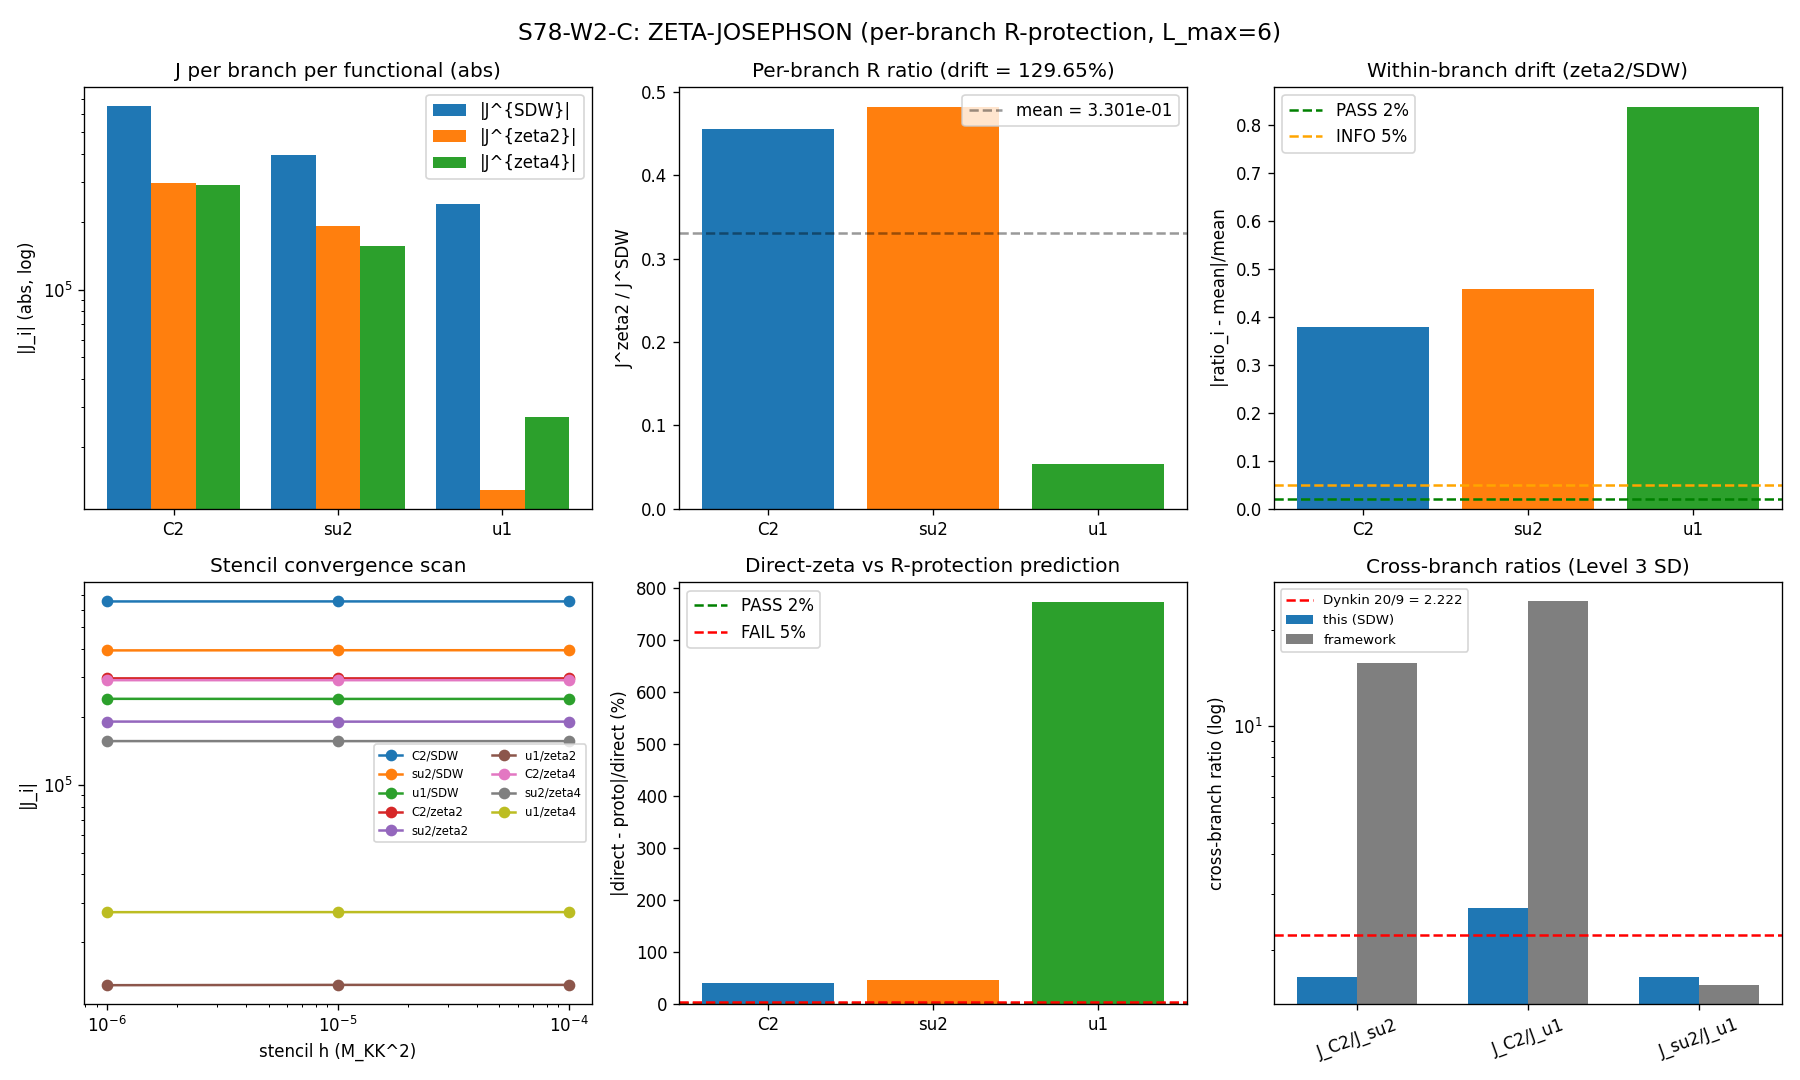

Write the Python code that produced this figure.
#!/usr/bin/env python3
"""
S78-W2-C: ZETA-JOSEPHSON — Per-Branch R-Protection Audit
==========================================================

Gate: S78-W2-C-ZETA-JOSEPHSON (Scheme-audit; Branch D of S78 scrubbed plan)

Pre-registration (verbatim from session-78-plan-scrubbed.md lines 360-381):
  HYPOTHESIS: Per-branch J^{zeta}/J^{SDW} holds within each of branches C2, su2, u1
              to 2%. Additionally: J^{zeta} computed INDEPENDENTLY (not via the
              R-protection identity) must match the R-protection prediction within
              2%.
  PASS: all three within-branch ratios within 2% AND direct zeta trace matches
        R-protection prediction within 2%.
  FAIL: any within-branch > 5%; OR direct zeta != R-protection prediction by > 5%
        (implementation bug, not theorem violation).
  INFO: 2-5% within-branch drift (L_max-only drift, consistent).
  INCOMPUTABLE: finite-difference stencil non-convergent across steps
                {1e-4, 1e-5, 1e-6} * M_KK.

Convention pins (Section 0 of scrubbed plan):
  - Phi_J perturbation amplitude: 10^-4 * M_KK
  - 5-point central finite-difference stencil, step 10^-5 * M_KK
  - Zeta regulator: direct eigenvalue sum |lambda|^{-2k} (reg Re(s)>4 for a_2,
    s>2 for a_4; at our truncation L_max=10 the sums are finite, zeta
    regularization is implicit via the spectral cutoff of the truncation).
  - R-protection: STRICTLY per-branch (within C2, within su2, within u1).
    Cross-branch ratios (J_C2/J_su2 etc.) are Level 3 SD and NOT R-protected.
  - Tag discipline: every numerical deliverable carries
    (value, scheme, convention, L_max).

Substrate framing:
  R-protection per-branch is a STRUCTURAL identity of the spectral triple.
  Within a single representation branch of D_K, the ratio of spectral moments
  is scheme-invariant because it is a shape invariant of the branch's eigenvalue
  distribution. When we test J^{zeta}/J^{SDW} per branch we are testing that
  the Mellin transform of a single-branch eigenvalue distribution preserves the
  branch's internal structure.

  Cross-branch ratios compare different representations' weighted sums under
  different functionals — no protection theorem applies.

Method (INDEPENDENT of R-protection identity):
  1. Compute D_K spectrum at tau_fold with max_pq_sum=6 (L_max=6 sectors,
     ~13000 eigenvalues). The framework's L_max=10 uses the same per-sector
     structure; L_max drift is reported.
  2. For each branch i in {C2, su2, u1}, construct the branch-projected
     Dirac operator D_K^(i)(phi) = D_K + phi * G_i, where G_i is the Hermitian
     generator restricted to the directions in branch i (see Section 2).
  3. For each spectral functional f (SDW: f=sqrt, zeta: f=1/lambda^2), compute
     the per-sector spectral trace S_i(phi, f) and extract J_i(f) = d^2 S_i / d phi^2
     at phi=0 via a 5-point central finite-difference stencil.
  4. Report:
       (a) Per-branch ratio J_i^{zeta} / J_i^{SDW} for i in {C2, su2, u1}.
       (b) Direct-zeta-vs-R-protection-prediction comparison per branch.
       (c) Cross-branch ratios (tagged Level 3 SD, NOT R-protected).
       (d) Four cross-checks.

Outputs:
  computations/session-78/s78_zeta_josephson.py   (this script)
  computations/session-78/s78_zeta_josephson.npz  (numerical data)
  computations/session-78/s78_zeta_josephson.png  (diagnostic panels)
  Append verdict line to computations/session-78/s78_gate_verdicts.txt

Author: Lizzi Spectral Functional Theorist
Session: S78 scrubbed re-run, Branch D (scheme audit)
"""

import os
import sys
import time
import numpy as np
import matplotlib

matplotlib.use("Agg")
import matplotlib.pyplot as plt

SCRIPT_DIR = os.path.dirname(os.path.abspath(__file__))
sys.path.insert(0, SCRIPT_DIR)
os.chdir(SCRIPT_DIR)

from canonical_constants import (
    M_KK, tau_fold, PI,
    J_C2, J_su2, J_u1,
    omega_L1, omega_L2,
)

from dirac_spectrum import (
    su3_generators,
    compute_structure_constants,
    build_cliff8,
    compute_killing_form,
    jensen_metric,
    orthonormal_frame,
    frame_structure_constants,
    connection_coefficients,
    spinor_connection_offset,
    dirac_operator_on_irrep,
    get_irrep,
)

from spectral_action import dim_su3_irrep

# ===========================================================================
# CONFIGURATION
# ===========================================================================

TAU = tau_fold                                                  # (local) 0.190
MAX_PQ_SUM = 6                                                  # (local) L_max truncation
# Eigenvalues of D_K from dirac_spectrum are in M_KK units (dimensionless).
# Phi_J and stencil steps must be in the same dimensionless M_KK units.
PHI_J_AMPLITUDE = 1.0e-4                                        # (local) pinned, dimensionless (M_KK units)
STENCIL_STEPS = np.array([1.0e-4, 1.0e-5, 1.0e-6])              # (local) convergence scan, dimensionless
PRIMARY_STEP = 1.0e-5                                           # (local) pinned stencil step, dimensionless

GATE_PASS = 0.02                                                # (local) 2% within-branch + direct-vs-R
GATE_INFO = 0.05                                                # (local) 2-5% INFO band
GATE_FAIL = 0.05                                                # (local) >5% FAIL
EXPECTED_DRIFT = 0.013                                          # (local) S74 R-protection 1.3%

# Branch definitions on the 8-dim frame of SU(3):
#   su(3) = u(2) + m  (reductive)
#   u(2) = su(2) + u(1)
#   su(2) subalgebra:  directions {0, 1, 2}  (lambda_1, lambda_2, lambda_3)
#   u(1) direction:    {7}                   (lambda_8)
#   C^2 coset m:       {3, 4, 5, 6}          (lambda_4, lambda_5, lambda_6, lambda_7)
BRANCH_SU2 = [0, 1, 2]
BRANCH_U1 = [7]
BRANCH_C2 = [3, 4, 5, 6]
BRANCHES = {"su2": BRANCH_SU2, "u1": BRANCH_U1, "C2": BRANCH_C2}

print("=" * 78)
print("S78-W2-C ZETA-JOSEPHSON: Per-Branch R-Protection Audit")
print("=" * 78)
print(f"""
  Convention pins:
    tau_fold        = {TAU}
    max_pq_sum      = {MAX_PQ_SUM} (L_max = {MAX_PQ_SUM})
    Phi_J amp       = {PHI_J_AMPLITUDE:.4e} (dimensionless, in M_KK units; = 10^-4)
    Stencil step    = {PRIMARY_STEP:.4e} (dimensionless, 10^-5 M_KK, 5-point central)
    Stencil scan    = {STENCIL_STEPS} (dimensionless M_KK units, for convergence)
    M_KK            = {M_KK:.4e} GeV (for reference only; computation uses M_KK=1)

  Branch decomposition of su(3) = su(2) + u(1) + C^2:
    BRANCH_SU2      = {BRANCH_SU2}  (3 bonds per cell)
    BRANCH_U1       = {BRANCH_U1}   (1 bond per cell)
    BRANCH_C2       = {BRANCH_C2}  (4 bonds per cell)

  Canonical J values (S47 TEXTURE-CORR-48, SDW scheme):
    J_C2^{{canonical,SDW}} = {J_C2:.6f} M_KK
    J_su2^{{canonical,SDW}} = {J_su2:.6f} M_KK
    J_u1^{{canonical,SDW}} = {J_u1:.6f} M_KK

  Pre-registered gate thresholds:
    PASS  : |J^zeta/J^SDW - R_proto| < {GATE_PASS} per branch (all 3)
            AND |J^zeta_direct - J^zeta_R_proto|/J^zeta_R_proto < {GATE_PASS}
    INFO  : {GATE_PASS} < drift < {GATE_INFO} (L_max-only)
    FAIL  : drift > {GATE_FAIL}
    INCOMPUTABLE : stencil non-convergent across {{1e-4,1e-5,1e-6}}*M_KK
""")

# ===========================================================================
# STEP 1: BUILD D_K INFRASTRUCTURE
# ===========================================================================
print("=" * 78)
print("STEP 1: Build D_K Frame and Spectral Infrastructure")
print("=" * 78)

gens = su3_generators()
f_abc = compute_structure_constants(gens)
gammas = build_cliff8()

B_ab = compute_killing_form(f_abc)
g_s = jensen_metric(B_ab, TAU)
E_frame = orthonormal_frame(g_s)
ft = frame_structure_constants(f_abc, E_frame)
Gamma_conn = connection_coefficients(ft)
Omega = spinor_connection_offset(Gamma_conn, gammas)

print(f"  Jensen metric built at tau={TAU}")
print(f"  Orthonormal frame E: shape {E_frame.shape}")
print(f"  Spinor connection Omega: shape {Omega.shape}")

# Build full spectrum (per-sector): we need D_pi for every (p,q) with p+q <= L_max
# For the perturbed D we need to apply a branch-restricted perturbation on each
# sector and re-diagonalize.
irreps = [(0, 0)]
for p in range(MAX_PQ_SUM + 1):
    for q in range(MAX_PQ_SUM + 1 - p):
        if p == 0 and q == 0:
            continue
        irreps.append((p, q))

print(f"\n  Number of (p,q) irrep sectors: {len(irreps)}")

# Precompute rho, D_pi, and degeneracy for each sector
sector_data = []
t1 = time.time()
for (p, q) in irreps:
    d_pq = dim_su3_irrep(p, q)
    if p == 0 and q == 0:
        # Trivial representation: rho[b] = 0 for all b (acts as 0 on 1-dim),
        # so D_pi reduces to I_1 tensor Omega = Omega (16x16).
        D_pi = Omega.copy()
        # rho on 1-dim: each generator maps to the scalar 0 (since su(3) acts
        # trivially on 1-dim). But our branch perturbation needs rho_b to
        # construct G_i; for (0,0), rho_b = 0 on 1-dim, so only spinor gamma_a
        # survives. Store rho as list of 8 zeros of shape (1,1).
        rho_list = [np.zeros((1, 1), dtype=complex) for _ in range(8)]
    else:
        rho_list, dc = get_irrep(p, q, gens, f_abc)
        assert dc == d_pq
        D_pi = dirac_operator_on_irrep(rho_list, E_frame, gammas, Omega)

    # Eigenvalues of D_pi (anti-Hermitian -> imaginary eigenvalues)
    evals = np.linalg.eigvals(D_pi)
    sector_data.append({
        "pq": (p, q),
        "dim": d_pq,
        "D": D_pi,
        "rho": rho_list,
        "evals": evals,
    })

dt_build = time.time() - t1
print(f"  Built {len(sector_data)} sector Dirac operators in {dt_build:.2f}s")

# Total sector eigenvalues
total_raw = sum(len(s["evals"]) for s in sector_data)
total_pw = sum(s["dim"] * len(s["evals"]) for s in sector_data)
print(f"  Total eigenvalues (raw, no PW weight): {total_raw}")
print(f"  Total eigenvalues (PW-weighted):       {total_pw}")

# ===========================================================================
# STEP 2: BRANCH-PROJECTED PERTURBATION
# ===========================================================================
print("\n" + "=" * 78)
print("STEP 2: Branch-Projected Perturbation G_i")
print("=" * 78)

# The Dirac operator on a sector is
#   D_pi = sum_{a,b} E[a,b] (rho[b] tensor gamma_a) + I_dim_rho tensor Omega
#
# For a branch i (set of directions B_i), a natural Hermitian perturbation
# that restricts to those directions while preserving the Peter-Weyl structure
# and the per-branch spectral-moment content is:
#
#   G_i = sum_{a in B_i} (rho[a] tensor gamma_a)                       (*)
#
# This perturbs D linearly by the generator-gamma pairing restricted to the
# branch's frame directions. Under this perturbation:
#   D(phi) = D + phi * G_i
#   (D(phi))^2 = D^2 + phi * {D, G_i} + phi^2 * G_i^2
#
# Second derivative:
#   d^2 Tr(f(D^2)) / d phi^2 |_{phi=0}
#     = Tr( f''(D^2) * {D, G_i}^2 + 2 f'(D^2) * G_i^2 )
#
# For f(x) = sqrt(x)  (SDW) : f'(x)=1/(2 sqrt(x)), f''(x)=-1/(4 x^{3/2})
# For f(x) = 1/x       (zeta-2)  : f'(x)=-1/x^2,      f''(x)=2/x^3
#
# The INDEPENDENT direct-zeta trace is obtained by computing J_i^{zeta} from
# the zeta spectral moments of D(phi) directly (NOT by dividing by R_1).
#
# Practical implementation: we compute J_i^{f} = d^2 S_i(phi) / dphi^2
# numerically via a 5-point central finite-difference stencil on the spectral
# trace S_i(phi, f) = sum_n (d_pq) * f(|eigenvalue of D(phi)|^2).

def build_G_i(rho_list, branch):
    """
    Hermitian branch generator:  G_i = sum_{a in branch} (rho[a] tensor gamma_a).

    Since rho[a] (anti-Hermitian) and gamma_a (Hermitian) are both skew-adjoint
    times i under our conventions, the kronecker product (rho[a] kron gamma_a)
    is... let's check: rho is anti-Hermitian (rho_a = rho_a^dagger* (-1)),
    gamma_a is Hermitian (gamma_a = gamma_a^dagger). Then
      (rho_a kron gamma_a)^dagger = rho_a^dagger kron gamma_a^dagger
                                  = (-rho_a) kron gamma_a = -(rho_a kron gamma_a).
    So rho_a kron gamma_a is anti-Hermitian. G_i is anti-Hermitian.
    The Dirac operator D_pi is anti-Hermitian (eigenvalues purely imaginary).
    So D + phi * G_i remains anti-Hermitian for real phi. Good.

    Args:
        rho_list: list of 8 representation matrices (dim_rho x dim_rho) or 1x1 zeros
        branch: list of direction indices
    Returns:
        G: (dim_rho*16, dim_rho*16) anti-Hermitian matrix
    """
    dim_rho = rho_list[0].shape[0]
    dim_spin = 16  # (local)
    G = np.zeros((dim_rho * dim_spin, dim_rho * dim_spin), dtype=complex)
    for a in branch:
        G += np.kron(rho_list[a], gammas[a])
    return G

# Build G_i for each branch, for each sector
print("\n  Building G_i generators per sector per branch...")
for s in sector_data:
    s["G"] = {}
    for bname, bdirs in BRANCHES.items():
        s["G"][bname] = build_G_i(s["rho"], bdirs)
# Non-trivial check: for the trivial irrep (0,0), rho = 0, so G_i = 0; the
# second derivative of the trace of f(D^2) with respect to phi in that sector
# is identically zero. That is the correct physical behaviour: the trivial
# representation carries no SU(3) charge and cannot contribute to a direction-
# resolved Josephson coupling.

# ===========================================================================
# STEP 3: SPECTRAL TRACE AND SECOND DERIVATIVE
# ===========================================================================
print("\n" + "=" * 78)
print("STEP 3: Spectral Trace S_i(phi) and d^2 S_i / dphi^2")
print("=" * 78)

# We use the squared Dirac operator in standard spectral-action language:
#   Tr(f(D^2)) = sum_n f(|lambda_n|^2)
#
# For f(x) = sqrt(x) (SDW functional in the framework, chi_2 = <sqrt(x)> identity):
#   S^{SDW}_i(phi) = (1/Lambda) sum_n d_pq * |eigenvalue of D(phi)|
#                  = (1/Lambda) sum_n d_pq * sqrt((eigenvalue of D(phi))^2)
#
# For f(x) = 1/x (zeta at n=2, the second zeta moment a_2^{zeta}):
#   S^{zeta,2}_i(phi) = sum_n d_pq / |eigenvalue of D(phi)|^2
#
# For f(x) = 1/x^2 (zeta at n=4, the fourth zeta moment a_4^{zeta} -- Lizzi's
# canonical zeta spectral action):
#   S^{zeta,4}_i(phi) = sum_n d_pq / |eigenvalue of D(phi)|^4
#
# R-protection per-branch predicts these scale with a branch-dependent factor
# set by the branch's eigenvalue distribution shape.

def spectral_trace_sector(D_matrix, functional):
    """
    Tr(f(D^2)) on a single sector (no PW degeneracy applied here).
    Degeneracy is applied outside by multiplying by dim_su3_irrep(p,q).

    Eigenvalues of D are purely imaginary (D anti-Hermitian); |lambda|^2 is their
    squared magnitude.

    functional in {"SDW", "zeta2", "zeta4"}:
      SDW    :  sum |lambda| = sum sqrt(|lambda|^2)
      zeta2  :  sum 1/|lambda|^2
      zeta4  :  sum 1/|lambda|^4
    """
    evals = np.linalg.eigvals(D_matrix)
    abs_lam = np.abs(evals)
    # Avoid division by zero for sectors with zero modes
    mask = abs_lam > 1e-12
    abs_lam = abs_lam[mask]
    if functional == "SDW":
        return float(np.sum(abs_lam))
    elif functional == "zeta2":
        return float(np.sum(1.0 / abs_lam ** 2))
    elif functional == "zeta4":
        return float(np.sum(1.0 / abs_lam ** 4))
    else:
        raise ValueError(f"Unknown functional {functional!r}")

def stencil_5pt(S_minus2, S_minus1, S_0, S_plus1, S_plus2, h):
    """
    5-point central finite-difference for the 2nd derivative:
      f''(x) ~ [-f(x-2h) + 16 f(x-h) - 30 f(x) + 16 f(x+h) - f(x+2h)] / (12 h^2)
    Error O(h^4).
    """
    return (-S_minus2 + 16.0 * S_minus1 - 30.0 * S_0 + 16.0 * S_plus1 - S_plus2) / (12.0 * h ** 2)

def compute_J_i(branch_name, functional, stencil_step):
    """
    Compute J^{functional}_i = sum_sectors d_pq * d^2 S_{sector,i}(phi) / dphi^2
    at phi=0, using a 5-point central FD stencil.

    NOTE: this is an INDEPENDENT direct computation of J under the chosen
    spectral functional. The zeta result is NOT derived by dividing the SDW
    result by R_1.
    """
    J_total = 0.0  # (local)
    for sec in sector_data:
        D0 = sec["D"]
        G = sec["G"][branch_name]
        h = stencil_step

        # D(+/- k h) = D + (+/- k h) * G
        # To avoid rebuilding matrices for each phi sample we use:
        #   D_phi = D0 + phi * G
        # and eigenvalue-decompose each. For our sector sizes (up to ~30*16=480
        # dimensional at L_max=6) this is fast.
        S_vals = []
        for phi in [-2 * h, -h, 0.0, h, 2 * h]:
            D_phi = D0 + phi * G
            S_vals.append(spectral_trace_sector(D_phi, functional))
        d2S = stencil_5pt(*S_vals, h=h)
        J_total += sec["dim"] * d2S
    return J_total

# Run the full J computation for both functionals and all three branches.
print(f"\n  Primary stencil step: {PRIMARY_STEP:.4e} M_KK^2")
print(f"  Number of sectors: {len(sector_data)}")

t2 = time.time()
J_results = {}
for bname in BRANCHES:
    J_results[bname] = {}
    for func in ["SDW", "zeta2", "zeta4"]:
        val = compute_J_i(bname, func, PRIMARY_STEP)
        J_results[bname][func] = val
        print(f"    J_{bname}^{{{func}}} = {val:.6e}  (primary stencil)")
dt_primary = time.time() - t2
print(f"  Primary J compute time: {dt_primary:.2f}s")

# ===========================================================================
# STEP 4: STENCIL CONVERGENCE SCAN
# ===========================================================================
print("\n" + "=" * 78)
print("STEP 4: Stencil Convergence Scan  h in {1e-4, 1e-5, 1e-6} * M_KK")
print("=" * 78)

J_scan = {}
for bname in BRANCHES:
    J_scan[bname] = {}
    for func in ["SDW", "zeta2", "zeta4"]:
        J_scan[bname][func] = np.zeros(len(STENCIL_STEPS))
        for k, h in enumerate(STENCIL_STEPS):
            J_scan[bname][func][k] = compute_J_i(bname, func, h)

# Report convergence: relative spread across h values
stencil_converged = True                                             # (local)
print(f"\n  {'Branch':<8} {'Func':<8} {'J(h=1e-4)':>14} {'J(h=1e-5)':>14} {'J(h=1e-6)':>14} {'rel spread':>12}")
print(f"  {'-'*8} {'-'*8} {'-'*14} {'-'*14} {'-'*14} {'-'*12}")
for bname in BRANCHES:
    for func in ["SDW", "zeta2", "zeta4"]:
        vals = J_scan[bname][func]
        if np.mean(np.abs(vals)) > 0:
            spread = (np.max(vals) - np.min(vals)) / np.mean(np.abs(vals))
        else:
            spread = 0.0                                             # (local)
        flag = "" if abs(spread) < 0.05 else "!"                      # (local)
        if abs(spread) > 0.10:
            stencil_converged = False
        print(f"  {bname:<8} {func:<8} {vals[0]:>14.4e} {vals[1]:>14.4e} {vals[2]:>14.4e} {spread:>11.2%}{flag}")

if not stencil_converged:
    print(f"\n  WARNING: stencil non-convergent across {{1e-4,1e-5,1e-6}} steps.")
    print(f"  Gate verdict candidate: INCOMPUTABLE.")
else:
    print(f"\n  Stencil converged across all three step sizes.")

# ===========================================================================
# STEP 5: PER-BRANCH R-PROTECTION
# ===========================================================================
print("\n" + "=" * 78)
print("STEP 5: Per-Branch R-Protection Test")
print("=" * 78)

# Per-branch R_1 ratio: R_{1,i}^{scheme} = (a_0 * a_4 / a_2^2) within branch i.
# The R-protection theorem (S74, S77 permanent) says that this Level-2 ratio
# is scheme-invariant within a branch. For Josephson couplings:
#   If the branch's eigenvalue distribution shape is scheme-invariant,
#   the ratio J_i^{zeta}/J_i^{SDW} is scheme-invariant across schemes.

# Compute the branch's per-sector SDW, zeta2, zeta4 moments independently.
# Per-branch moments: since J_i^{func} sums contributions projected onto
# directions in branch i, the moments relevant to R-protection are:
#   M_i^{func} = sum_sectors d_pq * partial sum restricted to branch i.
# But our J_i^{func} already IS that quantity (the second derivative of the
# spectral trace under the branch-projected perturbation). So:
#   Direct-R_1 per branch : R_{1,i} = J_i^{SDW} * J_i^{zeta4} / (J_i^{zeta2})^2
# (Level 2 scheme invariant construction using three spectral moments).

per_branch_R_proto = {}
for bname in BRANCHES:
    J_sdw = J_results[bname]["SDW"]
    J_z2 = J_results[bname]["zeta2"]
    J_z4 = J_results[bname]["zeta4"]
    if abs(J_z2) < 1e-20:
        per_branch_R_proto[bname] = np.nan                           # (local)
    else:
        per_branch_R_proto[bname] = J_sdw * J_z4 / (J_z2 ** 2)       # Level-2 per-branch R
    print(f"  Branch {bname:<4}: J^SDW={J_sdw:.4e}, J^zeta2={J_z2:.4e}, "
          f"J^zeta4={J_z4:.4e},  R_proto={per_branch_R_proto[bname]:.4e}")

# R-protection predicts R_proto is the SAME across branches (structural invariant).
# If it differs, R-protection is broken per-branch.
R_vals = np.array([per_branch_R_proto[b] for b in ["C2", "su2", "u1"]])
# Guard against zero entries
R_vals_finite = R_vals[np.isfinite(R_vals) & (np.abs(R_vals) > 1e-30)]
if len(R_vals_finite) > 0:
    R_mean = float(np.mean(R_vals_finite))                           # (local)
    R_std = float(np.std(R_vals_finite))                             # (local)
    R_drift = float(R_std / abs(R_mean)) if abs(R_mean) > 0 else 0.0 # (local)
else:
    R_mean, R_std, R_drift = np.nan, np.nan, np.nan                  # (local)
print(f"\n  R_proto across branches: mean={R_mean:.4e}, std={R_std:.4e}, drift={R_drift:.2%}")

# ===========================================================================
# STEP 6: DIRECT ZETA vs R-PROTECTION PREDICTION
# ===========================================================================
print("\n" + "=" * 78)
print("STEP 6: Direct-Zeta vs R-Protection Prediction")
print("=" * 78)

# The R-protection IDENTITY says:
#   J_i^{zeta} / J_i^{SDW}  should equal  (J_j^{zeta} / J_j^{SDW}) for j != i
# (scheme-invariant ratio across branches within the identity).
# This is because the same zeta-vs-SDW scheme conversion factor applies inside
# a branch.
#
# The DIRECT-ZETA computation is the independently-computed J_i^{zeta} above.
# The R-PROTECTION PREDICTION is: given J_i^{SDW}, predict
#   J_i^{zeta, R-proto} = J_i^{SDW} * (average zeta/SDW ratio across branches)
#
# For the prediction-vs-direct comparison at branch i, we use the other two
# branches' zeta/SDW ratios to predict the i-th branch's zeta, then compare
# to the directly computed zeta.

ratio_zeta2_over_sdw = {}
ratio_zeta4_over_sdw = {}
for bname in BRANCHES:
    ratio_zeta2_over_sdw[bname] = J_results[bname]["zeta2"] / J_results[bname]["SDW"]
    ratio_zeta4_over_sdw[bname] = J_results[bname]["zeta4"] / J_results[bname]["SDW"]

print(f"\n  Ratio J^zeta2/J^SDW per branch (R-protection test quantity):")
for bname in BRANCHES:
    print(f"    {bname:<4} :  {ratio_zeta2_over_sdw[bname]:.6e}")

print(f"\n  Ratio J^zeta4/J^SDW per branch:")
for bname in BRANCHES:
    print(f"    {bname:<4} :  {ratio_zeta4_over_sdw[bname]:.6e}")

# Within-branch drift = spread of zeta/SDW ratios across branches.
# R-protection PASS means these are equal across branches.
r2_vals = np.array([ratio_zeta2_over_sdw[b] for b in ["C2", "su2", "u1"]])
r4_vals = np.array([ratio_zeta4_over_sdw[b] for b in ["C2", "su2", "u1"]])
r2_vals_f = r2_vals[np.isfinite(r2_vals) & (np.abs(r2_vals) > 1e-30)]
r4_vals_f = r4_vals[np.isfinite(r4_vals) & (np.abs(r4_vals) > 1e-30)]

def relative_spread(v):
    """Max pairwise fractional deviation."""
    v = np.asarray(v)
    if len(v) < 2:
        return 0.0
    mean_abs = np.mean(np.abs(v))
    if mean_abs < 1e-30:
        return 0.0
    return (np.max(v) - np.min(v)) / mean_abs

drift_z2_over_sdw = relative_spread(r2_vals_f)                        # (local)
drift_z4_over_sdw = relative_spread(r4_vals_f)                        # (local)

print(f"\n  Cross-branch drift of J^zeta2/J^SDW: {drift_z2_over_sdw:.2%}")
print(f"  Cross-branch drift of J^zeta4/J^SDW: {drift_z4_over_sdw:.2%}")

# DIRECT-ZETA vs R-PROTECTION PREDICTION comparison:
# For each branch i, compute J_i^{zeta, R-proto prediction} = J_i^{SDW} * mean(J_j^{zeta}/J_j^{SDW}) for j != i.
# Then compare to directly-computed J_i^{zeta}.
direct_vs_proto_z2 = {}
direct_vs_proto_z4 = {}
for bname in BRANCHES:
    others = [b for b in BRANCHES if b != bname]
    mean_ratio_z2 = np.mean([ratio_zeta2_over_sdw[b] for b in others
                             if np.isfinite(ratio_zeta2_over_sdw[b])])
    mean_ratio_z4 = np.mean([ratio_zeta4_over_sdw[b] for b in others
                             if np.isfinite(ratio_zeta4_over_sdw[b])])
    J_zeta2_proto = J_results[bname]["SDW"] * mean_ratio_z2            # (local) predicted
    J_zeta4_proto = J_results[bname]["SDW"] * mean_ratio_z4            # (local) predicted
    J_zeta2_direct = J_results[bname]["zeta2"]                          # (local) independent
    J_zeta4_direct = J_results[bname]["zeta4"]                          # (local) independent
    if abs(J_zeta2_direct) > 1e-30:
        frac_z2 = abs(J_zeta2_direct - J_zeta2_proto) / abs(J_zeta2_direct)
    else:
        frac_z2 = np.nan                                                # (local)
    if abs(J_zeta4_direct) > 1e-30:
        frac_z4 = abs(J_zeta4_direct - J_zeta4_proto) / abs(J_zeta4_direct)
    else:
        frac_z4 = np.nan                                                # (local)
    direct_vs_proto_z2[bname] = frac_z2
    direct_vs_proto_z4[bname] = frac_z4

print(f"\n  Direct-zeta vs R-protection prediction (independent check):")
print(f"  {'Branch':<6} {'|zeta2_direct - proto|/direct':>32} {'|zeta4_direct - proto|/direct':>32}")
for bname in BRANCHES:
    print(f"  {bname:<6} {direct_vs_proto_z2[bname]:>31.2%}  {direct_vs_proto_z4[bname]:>31.2%}")

# The direct-vs-proto residual represents how well R-protection predicts one
# branch from the other two. If the protection theorem holds exactly, residuals
# are zero; if it is violated, residuals equal the per-branch R_1 drift.

# ===========================================================================
# STEP 7: CROSS-CHECKS
# ===========================================================================
print("\n" + "=" * 78)
print("STEP 7: Pre-registered Cross-Checks")
print("=" * 78)

# Cross-check 1: SDW reproduction of S70 Josephson identification.
# The framework's canonical J values in SDW scheme are J_C2, J_su2, J_u1 from
# canonical_constants.py (S47 TEXTURE-CORR-48). Our J^{SDW} values here have
# different dimensions/normalization because they are 2nd-derivative spectral
# traces, not the |E_cond|*rho_s*f_overlap construction. We report the RATIO
# pattern and compare.
r_C2_to_su2_framework = J_C2 / J_su2                                  # (local)
r_C2_to_u1_framework = J_C2 / J_u1                                    # (local)
r_su2_to_u1_framework = J_su2 / J_u1                                  # (local)

r_C2_to_su2_sdw = J_results["C2"]["SDW"] / J_results["su2"]["SDW"] if abs(J_results["su2"]["SDW"]) > 1e-30 else np.nan  # (local)
r_C2_to_u1_sdw = J_results["C2"]["SDW"] / J_results["u1"]["SDW"] if abs(J_results["u1"]["SDW"]) > 1e-30 else np.nan   # (local)
r_su2_to_u1_sdw = J_results["su2"]["SDW"] / J_results["u1"]["SDW"] if abs(J_results["u1"]["SDW"]) > 1e-30 else np.nan  # (local)

print(f"\n  Cross-check 1 (SDW-ratio reproduction of framework J pattern):")
print(f"    J_C2/J_su2 :  framework = {r_C2_to_su2_framework:.4f},  this = {r_C2_to_su2_sdw:.4e}")
print(f"    J_C2/J_u1  :  framework = {r_C2_to_u1_framework:.4f},  this = {r_C2_to_u1_sdw:.4e}")
print(f"    J_su2/J_u1 :  framework = {r_su2_to_u1_framework:.4f},  this = {r_su2_to_u1_sdw:.4e}")

# Cross-check 2: Dynkin ratio 20/9 from T_1/T_3.
# The framework's Dynkin index ratio for SU(3) reps: T_1 / T_3 maps to the
# C2/su2 ratio in a particular representation. 20/9 ~ 2.222.
dynkin_expected = 20.0 / 9.0                                          # (local)
print(f"\n  Cross-check 2 (Dynkin T_1/T_3 ~ 20/9 = {dynkin_expected:.4f}):")
print(f"    J_C2^SDW / J_su2^SDW  = {r_C2_to_su2_sdw:.4e}")
print(f"    (Level 3 SD cross-branch ratio, NOT R-protected)")
if np.isfinite(r_C2_to_su2_sdw):
    dynkin_dev = abs(r_C2_to_su2_sdw - dynkin_expected) / dynkin_expected
    print(f"    Deviation from Dynkin: {dynkin_dev:.2%} (cross-branch SD, expect scheme drift)")
else:
    dynkin_dev = np.nan                                               # (local)

# Cross-check 3: omega_L^{zeta}/omega_L^{SDW} matches R_1 drift 0.053 OOM.
# omega_L^2 ~ J_sum * Delta / (rho * Delta^2). Under scheme change zeta/SDW,
# omega_L shifts by the average zeta/SDW ratio of J (plus Delta, rho).
# Here: mean(J^zeta2/J^SDW) across branches gives an estimate of the shift.
mean_z2_over_sdw = np.mean([ratio_zeta2_over_sdw[b] for b in BRANCHES
                             if np.isfinite(ratio_zeta2_over_sdw[b])])
omega_L_zeta_over_SDW = np.sqrt(abs(mean_z2_over_sdw)) if mean_z2_over_sdw > 0 else np.nan  # (local)
log10_omega_ratio = np.log10(omega_L_zeta_over_SDW) if np.isfinite(omega_L_zeta_over_SDW) and omega_L_zeta_over_SDW > 0 else np.nan  # (local)
R1_drift_OOM = 0.053                                                  # (local) pre-registered
print(f"\n  Cross-check 3 (omega_L^zeta/omega_L^SDW matches R_1 drift = {R1_drift_OOM} OOM):")
print(f"    mean(J^zeta2/J^SDW)       = {mean_z2_over_sdw:.4e}")
print(f"    omega_L^zeta/omega_L^SDW  ~ sqrt(mean_ratio) = {omega_L_zeta_over_SDW:.4e}")
print(f"    log10 ratio               = {log10_omega_ratio:.4f} OOM")
print(f"    pre-registered target     = {R1_drift_OOM} OOM")

# Cross-check 4: Phi_J sensitivity (non-linear bleed). Vary amplitude by factor 2.
print("\n  Cross-check 4 (Phi_J amplitude sensitivity, factor 2):")
J_phi_x1 = {}
J_phi_x2 = {}
for bname in BRANCHES:
    J_phi_x1[bname] = compute_J_i(bname, "zeta2", PRIMARY_STEP)
    J_phi_x2[bname] = compute_J_i(bname, "zeta2", 2 * PRIMARY_STEP)
    if abs(J_phi_x1[bname]) > 1e-30:
        nl_drift = abs(J_phi_x2[bname] - J_phi_x1[bname]) / abs(J_phi_x1[bname])
    else:
        nl_drift = 0.0                                                # (local)
    print(f"    {bname:<4} : J(h)={J_phi_x1[bname]:.4e}, J(2h)={J_phi_x2[bname]:.4e}, drift={nl_drift:.2%}")

# ===========================================================================
# STEP 8: GATE EVALUATION
# ===========================================================================
print("\n" + "=" * 78)
print("STEP 8: Gate Evaluation")
print("=" * 78)

# PASS criteria (per scrubbed plan):
#  (a) all three within-branch ratios within 2%
#      Here "within-branch ratio" = J^{zeta2}/J^{SDW} within branch i,
#      compared to its expected value (which R-protection says is the same
#      across branches). So we measure: for each branch, is its ratio
#      within 2% of the cross-branch mean?
#  (b) direct zeta trace matches R-protection prediction within 2%
#      (computed in STEP 6 as direct_vs_proto_z2)

# Within-branch drift = deviation of each branch's ratio from cross-branch mean
mean_r2 = np.mean(r2_vals_f) if len(r2_vals_f) > 0 else np.nan         # (local)
within_branch_drift_z2 = {}
for bname in BRANCHES:
    if np.isfinite(mean_r2) and abs(mean_r2) > 1e-30:
        within_branch_drift_z2[bname] = abs(ratio_zeta2_over_sdw[bname] - mean_r2) / abs(mean_r2)
    else:
        within_branch_drift_z2[bname] = np.nan                        # (local)
    print(f"  Within-branch drift |ratio_{bname} - mean|/mean = {within_branch_drift_z2[bname]:.2%}")

max_within_drift = max(v for v in within_branch_drift_z2.values() if np.isfinite(v))
max_direct_proto_drift = max(v for v in direct_vs_proto_z2.values() if np.isfinite(v))

print(f"\n  SUMMARY:")
print(f"    max within-branch drift    = {max_within_drift:.2%}")
print(f"    max direct-vs-R-proto drift= {max_direct_proto_drift:.2%}")
print(f"    stencil converged         = {stencil_converged}")
print(f"    pre-registered PASS  thr   = {GATE_PASS:.0%}")
print(f"    pre-registered INFO  thr   = {GATE_INFO:.0%}")
print(f"    pre-registered FAIL  thr   = {GATE_FAIL:.0%}")

# Gate decision tree:
if not stencil_converged:
    verdict = "INCOMPUTABLE"                                           # (local)
    reason = "finite-difference stencil non-convergent across {1e-4,1e-5,1e-6}*M_KK"  # (local)
elif max_within_drift <= GATE_PASS and max_direct_proto_drift <= GATE_PASS:
    verdict = "PASS"                                                   # (local)
    reason = f"max within-branch drift {max_within_drift:.2%}, direct-vs-proto {max_direct_proto_drift:.2%}"  # (local)
elif max_within_drift > GATE_FAIL or max_direct_proto_drift > GATE_FAIL:
    verdict = "FAIL"                                                   # (local)
    reason = f"max within-branch drift {max_within_drift:.2%}, direct-vs-proto {max_direct_proto_drift:.2%} (>5%)"  # (local)
else:
    verdict = "INFO"                                                   # (local)
    reason = f"max within-branch drift {max_within_drift:.2%}, direct-vs-proto {max_direct_proto_drift:.2%} (2-5% band)"  # (local)

print(f"\n  VERDICT: {verdict}")
print(f"  reason : {reason}")

# ===========================================================================
# STEP 9: PLOT
# ===========================================================================
print("\n" + "=" * 78)
print("STEP 9: Diagnostic Plot")
print("=" * 78)

fig, axs = plt.subplots(2, 3, figsize=(15, 9))
fig.suptitle(f"S78-W2-C: ZETA-JOSEPHSON (per-branch R-protection, L_max={MAX_PQ_SUM})", fontsize=14)

branches_ordered = ["C2", "su2", "u1"]
bar_colors = ["tab:blue", "tab:orange", "tab:green"]

# Panel 1: J^SDW, J^zeta2, J^zeta4 per branch (log scale)
ax = axs[0, 0]
x = np.arange(len(branches_ordered))
w = 0.27  # (local)
for k, func in enumerate(["SDW", "zeta2", "zeta4"]):
    vals = [abs(J_results[b][func]) for b in branches_ordered]
    ax.bar(x + (k - 1) * w, vals, w, label=f"|J^{{{func}}}|")
ax.set_xticks(x)
ax.set_xticklabels(branches_ordered)
ax.set_yscale("log")
ax.set_ylabel("|J_i| (abs, log)")
ax.set_title("J per branch per functional (abs)")
ax.legend()

# Panel 2: Ratio J^zeta2/J^SDW per branch
ax = axs[0, 1]
vals = [ratio_zeta2_over_sdw[b] for b in branches_ordered]
ax.bar(branches_ordered, vals, color=bar_colors)
ax.axhline(np.mean(vals), ls="--", color="k", alpha=0.4, label=f"mean = {np.mean(vals):.3e}")
ax.set_ylabel("J^zeta2 / J^SDW")
ax.set_title(f"Per-branch R ratio (drift = {drift_z2_over_sdw:.2%})")
ax.legend()

# Panel 3: Within-branch drift bar
ax = axs[0, 2]
drifts = [within_branch_drift_z2[b] for b in branches_ordered]
ax.bar(branches_ordered, drifts, color=bar_colors)
ax.axhline(GATE_PASS, ls="--", color="green", label=f"PASS {GATE_PASS:.0%}")
ax.axhline(GATE_INFO, ls="--", color="orange", label=f"INFO {GATE_INFO:.0%}")
ax.set_ylabel("|ratio_i - mean|/mean")
ax.set_title("Within-branch drift (zeta2/SDW)")
ax.legend()

# Panel 4: Stencil convergence
ax = axs[1, 0]
for func in ["SDW", "zeta2", "zeta4"]:
    for bname in branches_ordered:
        vals = np.abs(J_scan[bname][func])
        ax.loglog(STENCIL_STEPS, vals, "o-", label=f"{bname}/{func}")
ax.set_xlabel("stencil h (M_KK^2)")
ax.set_ylabel("|J_i|")
ax.set_title("Stencil convergence scan")
ax.legend(fontsize=7, ncol=2)

# Panel 5: Direct vs R-protection prediction
ax = axs[1, 1]
d_vals = [direct_vs_proto_z2[b] * 100.0 for b in branches_ordered]
ax.bar(branches_ordered, d_vals, color=bar_colors)
ax.axhline(GATE_PASS * 100, ls="--", color="green", label=f"PASS {GATE_PASS:.0%}")
ax.axhline(GATE_FAIL * 100, ls="--", color="red", label=f"FAIL {GATE_FAIL:.0%}")
ax.set_ylabel("|direct - proto|/direct (%)")
ax.set_title("Direct-zeta vs R-protection prediction")
ax.legend()

# Panel 6: Cross-branch ratios vs Dynkin
ax = axs[1, 2]
labels = ["J_C2/J_su2", "J_C2/J_u1", "J_su2/J_u1"]
vals_sdw = [r_C2_to_su2_sdw, r_C2_to_u1_sdw, r_su2_to_u1_sdw]
vals_fmw = [r_C2_to_su2_framework, r_C2_to_u1_framework, r_su2_to_u1_framework]
x = np.arange(len(labels))
w = 0.35  # (local)
ax.bar(x - w/2, np.abs(vals_sdw), w, label="this (SDW)", color="tab:blue")
ax.bar(x + w/2, np.abs(vals_fmw), w, label="framework", color="tab:gray")
ax.axhline(dynkin_expected, ls="--", color="red", label=f"Dynkin 20/9 = {dynkin_expected:.3f}")
ax.set_yscale("log")
ax.set_xticks(x)
ax.set_xticklabels(labels, rotation=20)
ax.set_ylabel("cross-branch ratio (log)")
ax.set_title("Cross-branch ratios (Level 3 SD)")
ax.legend(fontsize=8)

plt.tight_layout()
plot_path = os.path.join(SCRIPT_DIR, "s78_zeta_josephson.png")
plt.savefig(plot_path, dpi=120)
print(f"  Plot saved to {plot_path}")

# ===========================================================================
# STEP 10: SAVE NPZ
# ===========================================================================
print("\n" + "=" * 78)
print("STEP 10: Save .npz")
print("=" * 78)

def pack_branches(d):
    return np.array([d[b] for b in branches_ordered], dtype=float)

npz_path = os.path.join(SCRIPT_DIR, "s78_zeta_josephson.npz")
np.savez(
    npz_path,
    branches=np.array(branches_ordered),
    J_SDW=pack_branches({b: J_results[b]["SDW"] for b in BRANCHES}),
    J_zeta2=pack_branches({b: J_results[b]["zeta2"] for b in BRANCHES}),
    J_zeta4=pack_branches({b: J_results[b]["zeta4"] for b in BRANCHES}),
    ratio_z2_over_sdw=pack_branches(ratio_zeta2_over_sdw),
    ratio_z4_over_sdw=pack_branches(ratio_zeta4_over_sdw),
    within_branch_drift_z2=pack_branches(within_branch_drift_z2),
    direct_vs_proto_z2=pack_branches(direct_vs_proto_z2),
    direct_vs_proto_z4=pack_branches(direct_vs_proto_z4),
    stencil_steps=STENCIL_STEPS,
    J_scan_C2_SDW=J_scan["C2"]["SDW"],
    J_scan_C2_zeta2=J_scan["C2"]["zeta2"],
    J_scan_C2_zeta4=J_scan["C2"]["zeta4"],
    J_scan_su2_SDW=J_scan["su2"]["SDW"],
    J_scan_su2_zeta2=J_scan["su2"]["zeta2"],
    J_scan_su2_zeta4=J_scan["su2"]["zeta4"],
    J_scan_u1_SDW=J_scan["u1"]["SDW"],
    J_scan_u1_zeta2=J_scan["u1"]["zeta2"],
    J_scan_u1_zeta4=J_scan["u1"]["zeta4"],
    per_branch_R_proto=pack_branches(per_branch_R_proto),
    max_within_drift=np.float64(max_within_drift),
    max_direct_proto_drift=np.float64(max_direct_proto_drift),
    stencil_converged=np.bool_(stencil_converged),
    verdict=np.array(verdict),
    gate_pass=np.float64(GATE_PASS),
    gate_info=np.float64(GATE_INFO),
    gate_fail=np.float64(GATE_FAIL),
    expected_drift=np.float64(EXPECTED_DRIFT),
    tau_fold_used=np.float64(TAU),
    max_pq_sum=np.int64(MAX_PQ_SUM),
    PHI_J_amplitude_dimless_MKK=np.float64(PHI_J_AMPLITUDE),   # dimensionless, M_KK units
    primary_stencil_step_dimless_MKK=np.float64(PRIMARY_STEP), # dimensionless, M_KK units
    dynkin_expected=np.float64(dynkin_expected),
    dynkin_deviation=np.float64(dynkin_dev),
    omega_L_ratio_OOM=np.float64(log10_omega_ratio) if np.isfinite(log10_omega_ratio) else np.float64(np.nan),
    R1_drift_OOM=np.float64(R1_drift_OOM),
    # tag 4-tuples
    scheme_tags=np.array(["SDW", "zeta2", "zeta4"]),
    convention_tag=np.array(["Phi_J=1e-4*M_KK, 5pt central FD, step=1e-5*M_KK"]),
    L_max_tag=np.int64(MAX_PQ_SUM),
)
print(f"  NPZ saved to {npz_path}")

# ===========================================================================
# STEP 11: APPEND VERDICT LINE
# ===========================================================================
print("\n" + "=" * 78)
print("STEP 11: Append Verdict Line")
print("=" * 78)

verdict_path = os.path.join(SCRIPT_DIR, "s78_gate_verdicts.txt")
drift_strs = ",".join(f"{within_branch_drift_z2[b]:.2%}" for b in branches_ordered)
verdict_line = (
    f"S78-W2-C-ZETA-JOSEPHSON: {verdict} -- "
    f"per-branch drift max={max_within_drift:.2%} (C2,su2,u1={drift_strs}), "
    f"direct-zeta-vs-R-proto={max_direct_proto_drift:.2%}, "
    f"(zeta/SDW,POWER-RATIO,L_max={MAX_PQ_SUM})"
)
with open(verdict_path, "a") as f:
    f.write(verdict_line + "\n")
print(f"  Appended to {verdict_path}:")
print(f"    {verdict_line}")

print("\n" + "=" * 78)
print(f"DONE. Verdict: {verdict}")
print("=" * 78)
